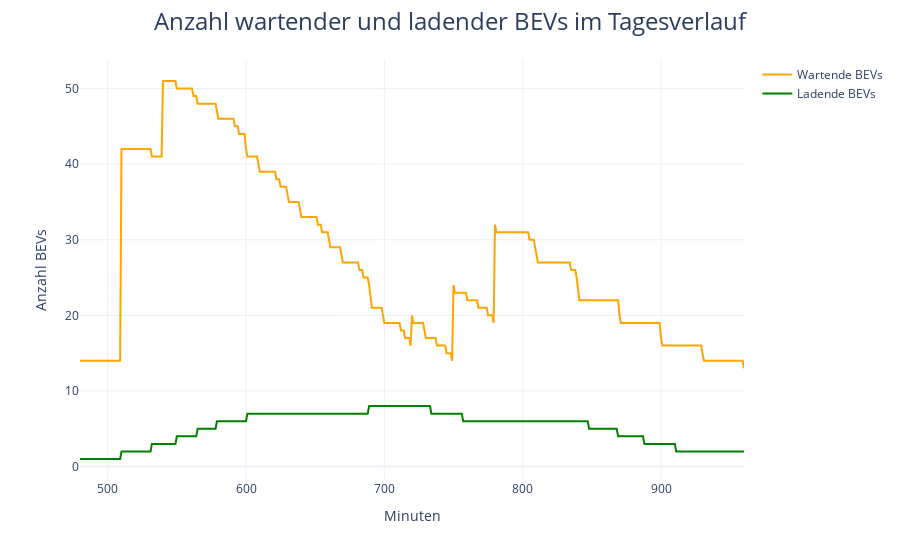

Write notebook code for a chart like this one.
### Code cell
figureGeneration.create_bev_number_figure(simulation_data)

### Figure 1 — Plotly figure (JSON) as saved in the notebook; plotly's stock layout.template omitted (floating-point values rounded to 4 significant figures; data arrays with more than 128 entries replaced by an {"elided": "..."} marker saying what was removed)
{"data": [{"line": {"color": "orange"}, "name": "Wartende BEVs", "type": "scatter", "x": {"elided": "481 int values"}, "y": {"elided": "481 int values"}}, {"line": {"color": "green"}, "name": "Ladende BEVs", "type": "scatter", "x": {"elided": "481 int values"}, "y": {"elided": "481 int values"}}], "layout": {"legend": {"tracegroupgap": 0}, "margin": {"t": 60}, "title": {"font": {"size": 24}, "text": "Anzahl wartender und ladender BEVs im Tagesverlauf", "x": 0.5, "xanchor": "center"}, "xaxis": {"anchor": "y", "domain": [0, 1], "title": {"text": "Minuten"}}, "yaxis": {"anchor": "x", "domain": [0, 1], "title": {"text": "Anzahl BEVs"}}}}
